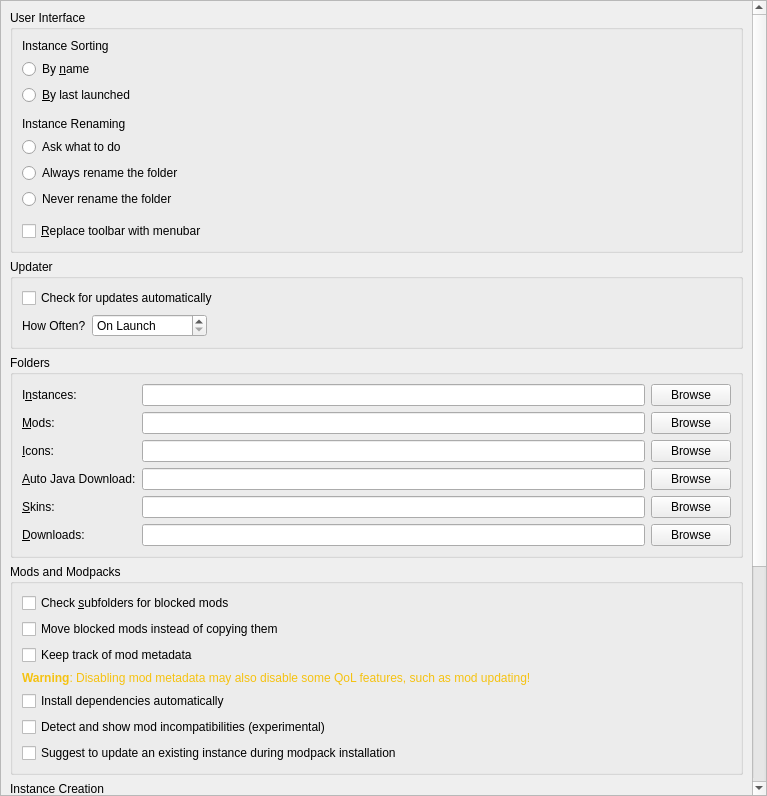
<?xml version="1.0" encoding="UTF-8"?>
<ui version="4.0">
 <class>LauncherPage</class>
 <widget class="QWidget" name="LauncherPage">
  <property name="geometry">
   <rect>
    <x>0</x>
    <y>0</y>
    <width>767</width>
    <height>796</height>
   </rect>
  </property>
  <property name="sizePolicy">
   <sizepolicy hsizetype="MinimumExpanding" vsizetype="MinimumExpanding">
    <horstretch>0</horstretch>
    <verstretch>0</verstretch>
   </sizepolicy>
  </property>
  <layout class="QVBoxLayout" name="verticalLayout">
   <property name="leftMargin">
    <number>0</number>
   </property>
   <property name="topMargin">
    <number>0</number>
   </property>
   <property name="rightMargin">
    <number>0</number>
   </property>
   <property name="bottomMargin">
    <number>0</number>
   </property>
   <item>
    <widget class="QScrollArea" name="scrollArea">
     <property name="horizontalScrollBarPolicy">
      <enum>Qt::ScrollBarPolicy::ScrollBarAsNeeded</enum>
     </property>
     <property name="widgetResizable">
      <bool>true</bool>
     </property>
     <widget class="QWidget" name="scrollAreaWidgetContents">
      <property name="geometry">
       <rect>
        <x>0</x>
        <y>-149</y>
        <width>746</width>
        <height>1222</height>
       </rect>
      </property>
      <layout class="QVBoxLayout" name="verticalLayout_8">
       <item>
        <widget class="QGroupBox" name="userInterfaceBox">
         <property name="enabled">
          <bool>true</bool>
         </property>
         <property name="title">
          <string>User Interface</string>
         </property>
         <layout class="QVBoxLayout" name="verticalLayout_2">
          <item>
           <widget class="QLabel" name="instanceSortingLabel">
            <property name="text">
             <string>Instance Sorting</string>
            </property>
           </widget>
          </item>
          <item>
           <widget class="QRadioButton" name="sortByNameBtn">
            <property name="text">
             <string>By &amp;name</string>
            </property>
            <attribute name="buttonGroup">
             <string notr="true">sortingModeGroup</string>
            </attribute>
           </widget>
          </item>
          <item>
           <widget class="QRadioButton" name="sortLastLaunchedBtn">
            <property name="text">
             <string>&amp;By last launched</string>
            </property>
            <attribute name="buttonGroup">
             <string notr="true">sortingModeGroup</string>
            </attribute>
           </widget>
          </item>
          <item>
           <spacer name="verticalSpacer">
            <property name="orientation">
             <enum>Qt::Orientation::Vertical</enum>
            </property>
            <property name="sizeType">
             <enum>QSizePolicy::Policy::Fixed</enum>
            </property>
            <property name="sizeHint" stdset="0">
             <size>
              <width>0</width>
              <height>6</height>
             </size>
            </property>
           </spacer>
          </item>
          <item>
           <widget class="QLabel" name="renamingBehaviorLabel">
            <property name="text">
             <string>Instance Renaming</string>
            </property>
           </widget>
          </item>
          <item>
           <widget class="QRadioButton" name="askToRenameDirBtn">
            <property name="text">
             <string>Ask what to do</string>
            </property>
            <attribute name="buttonGroup">
             <string notr="true">renamingBehaviorGroup</string>
            </attribute>
           </widget>
          </item>
          <item>
           <widget class="QRadioButton" name="alwaysRenameDirBtn">
            <property name="text">
             <string>Always rename the folder</string>
            </property>
            <attribute name="buttonGroup">
             <string notr="true">renamingBehaviorGroup</string>
            </attribute>
           </widget>
          </item>
          <item>
           <widget class="QRadioButton" name="neverRenameDirBtn">
            <property name="text">
             <string>Never rename the folder</string>
            </property>
            <attribute name="buttonGroup">
             <string notr="true">renamingBehaviorGroup</string>
            </attribute>
           </widget>
          </item>
          <item>
           <spacer name="verticalSpacer_2">
            <property name="orientation">
             <enum>Qt::Orientation::Vertical</enum>
            </property>
            <property name="sizeType">
             <enum>QSizePolicy::Policy::Fixed</enum>
            </property>
            <property name="sizeHint" stdset="0">
             <size>
              <width>0</width>
              <height>6</height>
             </size>
            </property>
           </spacer>
          </item>
          <item>
           <widget class="QCheckBox" name="preferMenuBarCheckBox">
            <property name="toolTip">
             <string>The menubar is more friendly for keyboard-driven interaction.</string>
            </property>
            <property name="text">
             <string>&amp;Replace toolbar with menubar</string>
            </property>
           </widget>
          </item>
         </layout>
        </widget>
       </item>
       <item>
        <widget class="QGroupBox" name="updateSettingsBox">
         <property name="title">
          <string>Updater</string>
         </property>
         <layout class="QGridLayout" name="gridLayout_2">
          <item row="1" column="0">
           <layout class="QHBoxLayout" name="horizontalLayout_2">
            <item>
             <widget class="QLabel" name="updateIntervalLabel">
              <property name="text">
               <string>How Often?</string>
              </property>
             </widget>
            </item>
            <item>
             <widget class="QSpinBox" name="updateIntervalSpinBox">
              <property name="sizePolicy">
               <sizepolicy hsizetype="Maximum" vsizetype="Fixed">
                <horstretch>0</horstretch>
                <verstretch>0</verstretch>
               </sizepolicy>
              </property>
              <property name="toolTip">
               <string>Set to 0 to only check on launch</string>
              </property>
              <property name="specialValueText">
               <string>On Launch</string>
              </property>
              <property name="suffix">
               <string> hours</string>
              </property>
              <property name="prefix">
               <string>Every </string>
              </property>
              <property name="minimum">
               <number>0</number>
              </property>
              <property name="maximum">
               <number>168</number>
              </property>
             </widget>
            </item>
            <item>
             <spacer name="horizontalSpacer">
              <property name="orientation">
               <enum>Qt::Orientation::Horizontal</enum>
              </property>
              <property name="sizeHint" stdset="0">
               <size>
                <width>0</width>
                <height>0</height>
               </size>
              </property>
             </spacer>
            </item>
           </layout>
          </item>
          <item row="0" column="0" colspan="2">
           <widget class="QCheckBox" name="autoUpdateCheckBox">
            <property name="text">
             <string>Check for updates automatically</string>
            </property>
           </widget>
          </item>
         </layout>
        </widget>
       </item>
       <item>
        <widget class="QGroupBox" name="foldersBox">
         <property name="title">
          <string>Folders</string>
         </property>
         <layout class="QGridLayout" name="gridLayout">
          <item row="4" column="1">
           <widget class="QLineEdit" name="skinsDirTextBox"/>
          </item>
          <item row="4" column="2">
           <widget class="QPushButton" name="skinsDirBrowseBtn">
            <property name="text">
             <string>Browse</string>
            </property>
           </widget>
          </item>
          <item row="3" column="0">
           <widget class="QLabel" name="labelJavaDir">
            <property name="toolTip">
             <string>Folder where J3Launcher stores automatically downloaded Java versions. Do NOT set this to your system Java installation.</string>
            </property>
            <property name="text">
             <string>&amp;Auto Java Download:</string>
            </property>
            <property name="buddy">
             <cstring>javaDirTextBox</cstring>
            </property>
           </widget>
          </item>
          <item row="2" column="2">
           <widget class="QPushButton" name="iconsDirBrowseBtn">
            <property name="text">
             <string>Browse</string>
            </property>
           </widget>
          </item>
          <item row="4" column="0">
           <widget class="QLabel" name="labelSkinsDir">
            <property name="text">
             <string>&amp;Skins:</string>
            </property>
            <property name="buddy">
             <cstring>skinsDirTextBox</cstring>
            </property>
           </widget>
          </item>
          <item row="1" column="0">
           <widget class="QLabel" name="labelModsDir">
            <property name="text">
             <string>&amp;Mods:</string>
            </property>
            <property name="buddy">
             <cstring>modsDirTextBox</cstring>
            </property>
           </widget>
          </item>
          <item row="3" column="2">
           <widget class="QPushButton" name="javaDirBrowseBtn">
            <property name="text">
             <string>Browse</string>
            </property>
           </widget>
          </item>
          <item row="5" column="0">
           <widget class="QLabel" name="labelDownloadsDir">
            <property name="text">
             <string>&amp;Downloads:</string>
            </property>
            <property name="buddy">
             <cstring>downloadsDirTextBox</cstring>
            </property>
           </widget>
          </item>
          <item row="5" column="1">
           <widget class="QLineEdit" name="downloadsDirTextBox"/>
          </item>
          <item row="1" column="1">
           <widget class="QLineEdit" name="modsDirTextBox"/>
          </item>
          <item row="0" column="0">
           <widget class="QLabel" name="labelInstDir">
            <property name="text">
             <string>I&amp;nstances:</string>
            </property>
            <property name="buddy">
             <cstring>instDirTextBox</cstring>
            </property>
           </widget>
          </item>
          <item row="0" column="2">
           <widget class="QPushButton" name="instDirBrowseBtn">
            <property name="text">
             <string>Browse</string>
            </property>
           </widget>
          </item>
          <item row="5" column="2">
           <widget class="QPushButton" name="downloadsDirBrowseBtn">
            <property name="text">
             <string>Browse</string>
            </property>
           </widget>
          </item>
          <item row="0" column="1">
           <widget class="QLineEdit" name="instDirTextBox"/>
          </item>
          <item row="1" column="2">
           <widget class="QPushButton" name="modsDirBrowseBtn">
            <property name="text">
             <string>Browse</string>
            </property>
           </widget>
          </item>
          <item row="3" column="1">
           <widget class="QLineEdit" name="javaDirTextBox"/>
          </item>
          <item row="2" column="1">
           <widget class="QLineEdit" name="iconsDirTextBox"/>
          </item>
          <item row="2" column="0">
           <widget class="QLabel" name="labelIconsDir">
            <property name="text">
             <string>&amp;Icons:</string>
            </property>
            <property name="buddy">
             <cstring>iconsDirTextBox</cstring>
            </property>
           </widget>
          </item>
         </layout>
        </widget>
       </item>
       <item>
        <widget class="QGroupBox" name="modsBox">
         <property name="title">
          <string>Mods and Modpacks</string>
         </property>
         <layout class="QVBoxLayout" name="verticalLayout_4">
          <item>
           <widget class="QCheckBox" name="downloadsDirWatchRecursiveCheckBox">
            <property name="toolTip">
             <string>When enabled, in addition to the downloads folder, its sub folders will also be searched when looking for resources (e.g. when looking for blocked mods on CurseForge).</string>
            </property>
            <property name="text">
             <string>Check &amp;subfolders for blocked mods</string>
            </property>
           </widget>
          </item>
          <item>
           <widget class="QCheckBox" name="downloadsDirMoveCheckBox">
            <property name="toolTip">
             <string>When enabled, it will move blocked resources instead of copying them.</string>
            </property>
            <property name="text">
             <string>Move blocked mods instead of copying them</string>
            </property>
           </widget>
          </item>
          <item>
           <widget class="QCheckBox" name="metadataEnableBtn">
            <property name="toolTip">
             <string>Store version information provided by mod providers (like Modrinth or CurseForge) for mods.</string>
            </property>
            <property name="text">
             <string>Keep track of mod metadata</string>
            </property>
           </widget>
          </item>
          <item>
           <widget class="QLabel" name="metadataWarningLabel">
            <property name="text">
             <string>&lt;html&gt;&lt;head/&gt;&lt;body&gt;&lt;p&gt;&lt;span style=&quot; font-weight:600; color:#f5c211;&quot;&gt;Warning&lt;/span&gt;&lt;span style=&quot; color:#f5c211;&quot;&gt;: Disabling mod metadata may also disable some QoL features, such as mod updating!&lt;/span&gt;&lt;/p&gt;&lt;/body&gt;&lt;/html&gt;</string>
            </property>
            <property name="wordWrap">
             <bool>true</bool>
            </property>
           </widget>
          </item>
          <item>
           <widget class="QCheckBox" name="dependenciesEnableBtn">
            <property name="toolTip">
             <string>Automatically detect, install, and update mod dependencies.</string>
            </property>
            <property name="text">
             <string>Install dependencies automatically</string>
            </property>
           </widget>
          </item>
          <item>
           <widget class="QCheckBox" name="showModIncompatCheckBox">
            <property name="toolTip">
             <string>Currently this just shows mods which are not marked as compatible with the current Minecraft version.</string>
            </property>
            <property name="text">
             <string>Detect and show mod incompatibilities (experimental)</string>
            </property>
           </widget>
          </item>
          <item>
           <widget class="QCheckBox" name="modpackUpdatePromptBtn">
            <property name="toolTip">
             <string>When creating a new modpack instance, suggest updating an existing instance instead.</string>
            </property>
            <property name="text">
             <string>Suggest to update an existing instance during modpack installation</string>
            </property>
           </widget>
          </item>
         </layout>
        </widget>
       </item>
       <item>
        <widget class="QGroupBox" name="instanceBox">
         <property name="title">
          <string>Instance Creation</string>
         </property>
         <layout class="QVBoxLayout" name="verticalLayout_3">
          <item>
           <widget class="QCheckBox" name="downloadGameFilesBtn">
            <property name="toolTip">
             <string>Downloads required game files while creating the instance. Disable this to skip the initial download and fetch files when the instance is launched instead.</string>
            </property>
            <property name="text">
             <string>Download game files during instance creation</string>
            </property>
           </widget>
          </item>
         </layout>
        </widget>
       </item>
       <item>
        <widget class="QGroupBox" name="groupBox_2">
         <property name="title">
          <string>Console</string>
         </property>
         <layout class="QFormLayout" name="formLayout">
          <property name="labelAlignment">
           <set>Qt::AlignmentFlag::AlignLeading|Qt::AlignmentFlag::AlignLeft|Qt::AlignmentFlag::AlignVCenter</set>
          </property>
          <item row="0" column="0">
           <widget class="QLabel" name="lineLimitLabel">
            <property name="sizePolicy">
             <sizepolicy hsizetype="Maximum" vsizetype="Preferred">
              <horstretch>0</horstretch>
              <verstretch>0</verstretch>
             </sizepolicy>
            </property>
            <property name="text">
             <string>Log History &amp;Limit:</string>
            </property>
            <property name="buddy">
             <cstring>lineLimitSpinBox</cstring>
            </property>
           </widget>
          </item>
          <item row="0" column="1">
           <widget class="QSpinBox" name="lineLimitSpinBox">
            <property name="sizePolicy">
             <sizepolicy hsizetype="Maximum" vsizetype="Fixed">
              <horstretch>0</horstretch>
              <verstretch>0</verstretch>
             </sizepolicy>
            </property>
            <property name="suffix">
             <string> lines</string>
            </property>
            <property name="minimum">
             <number>10000</number>
            </property>
            <property name="maximum">
             <number>1000000</number>
            </property>
            <property name="singleStep">
             <number>10000</number>
            </property>
            <property name="value">
             <number>100000</number>
            </property>
           </widget>
          </item>
          <item row="1" column="0" colspan="2">
           <widget class="QCheckBox" name="checkStopLogging">
            <property name="text">
             <string>&amp;Stop logging when log overflows</string>
            </property>
           </widget>
          </item>
         </layout>
        </widget>
       </item>
       <item>
        <widget class="QGroupBox" name="tasksBox">
         <property name="title">
          <string>Tasks</string>
         </property>
         <layout class="QGridLayout" name="gridLayout_3">
          <item row="2" column="1">
           <widget class="QSpinBox" name="numberOfManualRetriesSpinBox">
            <property name="sizePolicy">
             <sizepolicy hsizetype="Maximum" vsizetype="Fixed">
              <horstretch>0</horstretch>
              <verstretch>0</verstretch>
             </sizepolicy>
            </property>
            <property name="minimumSize">
             <size>
              <width>60</width>
              <height>0</height>
             </size>
            </property>
            <property name="minimum">
             <number>0</number>
            </property>
           </widget>
          </item>
          <item row="1" column="1">
           <widget class="QSpinBox" name="numberOfConcurrentDownloadsSpinBox">
            <property name="sizePolicy">
             <sizepolicy hsizetype="Maximum" vsizetype="Fixed">
              <horstretch>0</horstretch>
              <verstretch>0</verstretch>
             </sizepolicy>
            </property>
            <property name="minimumSize">
             <size>
              <width>60</width>
              <height>0</height>
             </size>
            </property>
            <property name="minimum">
             <number>1</number>
            </property>
           </widget>
          </item>
          <item row="3" column="1">
           <widget class="QSpinBox" name="timeoutSecondsSpinBox">
            <property name="sizePolicy">
             <sizepolicy hsizetype="Maximum" vsizetype="Fixed">
              <horstretch>0</horstretch>
              <verstretch>0</verstretch>
             </sizepolicy>
            </property>
            <property name="minimumSize">
             <size>
              <width>60</width>
              <height>0</height>
             </size>
            </property>
            <property name="suffix">
             <string>s</string>
            </property>
           </widget>
          </item>
          <item row="2" column="0">
           <widget class="QLabel" name="numberOfManualRetriesLabel">
            <property name="text">
             <string>Retry Limit:</string>
            </property>
           </widget>
          </item>
          <item row="1" column="0">
           <widget class="QLabel" name="numberOfConcurrentDownloadsLabel">
            <property name="text">
             <string>Concurrent Download Limit:</string>
            </property>
           </widget>
          </item>
          <item row="3" column="0">
           <widget class="QLabel" name="timeoutSecondsLabel">
            <property name="toolTip">
             <string>Seconds to wait until the requests are terminated</string>
            </property>
            <property name="text">
             <string>HTTP Timeout:</string>
            </property>
           </widget>
          </item>
          <item row="0" column="1">
           <widget class="QSpinBox" name="numberOfConcurrentTasksSpinBox">
            <property name="sizePolicy">
             <sizepolicy hsizetype="Maximum" vsizetype="Fixed">
              <horstretch>0</horstretch>
              <verstretch>0</verstretch>
             </sizepolicy>
            </property>
            <property name="minimumSize">
             <size>
              <width>60</width>
              <height>0</height>
             </size>
            </property>
            <property name="minimum">
             <number>1</number>
            </property>
           </widget>
          </item>
          <item row="0" column="0">
           <widget class="QLabel" name="numberOfConcurrentTasksLabel">
            <property name="text">
             <string>Concurrent Task Limit:</string>
            </property>
           </widget>
          </item>
          <item row="0" column="2">
           <spacer name="horizontalSpacer_2">
            <property name="orientation">
             <enum>Qt::Orientation::Horizontal</enum>
            </property>
            <property name="sizeHint" stdset="0">
             <size>
              <width>0</width>
              <height>0</height>
             </size>
            </property>
           </spacer>
          </item>
         </layout>
        </widget>
       </item>
       <item>
        <spacer name="verticalSpacer_FeaturesTab">
         <property name="orientation">
          <enum>Qt::Orientation::Vertical</enum>
         </property>
         <property name="sizeHint" stdset="0">
          <size>
           <width>0</width>
           <height>0</height>
          </size>
         </property>
        </spacer>
       </item>
      </layout>
     </widget>
    </widget>
   </item>
  </layout>
 </widget>
 <tabstops>
  <tabstop>scrollArea</tabstop>
  <tabstop>preferMenuBarCheckBox</tabstop>
  <tabstop>autoUpdateCheckBox</tabstop>
  <tabstop>updateIntervalSpinBox</tabstop>
  <tabstop>instDirTextBox</tabstop>
  <tabstop>instDirBrowseBtn</tabstop>
  <tabstop>modsDirTextBox</tabstop>
  <tabstop>modsDirBrowseBtn</tabstop>
  <tabstop>iconsDirTextBox</tabstop>
  <tabstop>iconsDirBrowseBtn</tabstop>
  <tabstop>javaDirTextBox</tabstop>
  <tabstop>javaDirBrowseBtn</tabstop>
  <tabstop>skinsDirTextBox</tabstop>
  <tabstop>skinsDirBrowseBtn</tabstop>
  <tabstop>downloadsDirTextBox</tabstop>
  <tabstop>downloadsDirBrowseBtn</tabstop>
  <tabstop>downloadsDirWatchRecursiveCheckBox</tabstop>
  <tabstop>downloadsDirMoveCheckBox</tabstop>
  <tabstop>metadataEnableBtn</tabstop>
  <tabstop>dependenciesEnableBtn</tabstop>
  <tabstop>modpackUpdatePromptBtn</tabstop>
  <tabstop>lineLimitSpinBox</tabstop>
  <tabstop>checkStopLogging</tabstop>
  <tabstop>numberOfConcurrentTasksSpinBox</tabstop>
  <tabstop>numberOfConcurrentDownloadsSpinBox</tabstop>
  <tabstop>numberOfManualRetriesSpinBox</tabstop>
  <tabstop>timeoutSecondsSpinBox</tabstop>
 </tabstops>
 <resources/>
 <connections/>
 <buttongroups>
  <buttongroup name="renamingBehaviorGroup"/>
  <buttongroup name="sortingModeGroup"/>
 </buttongroups>
</ui>
